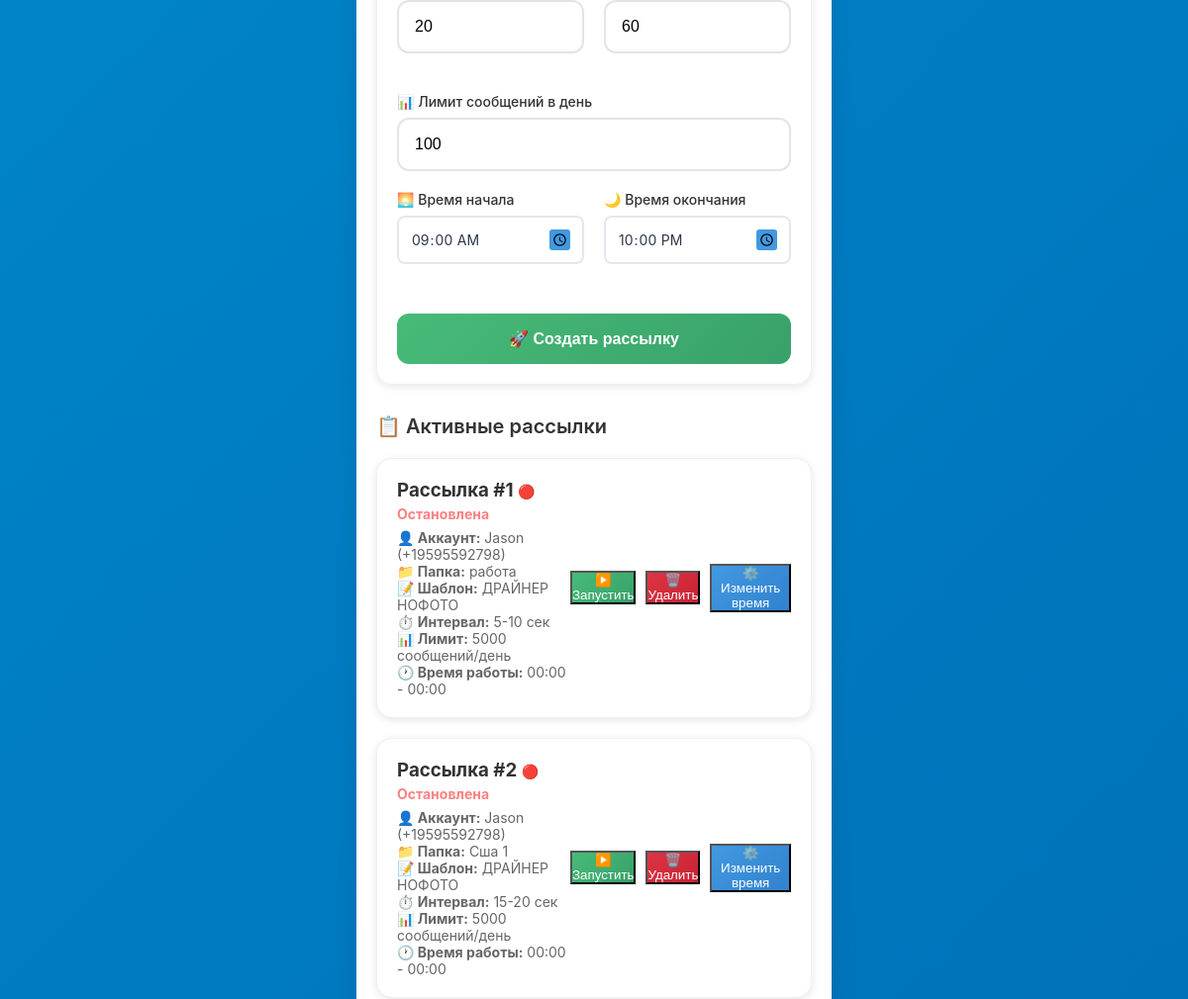
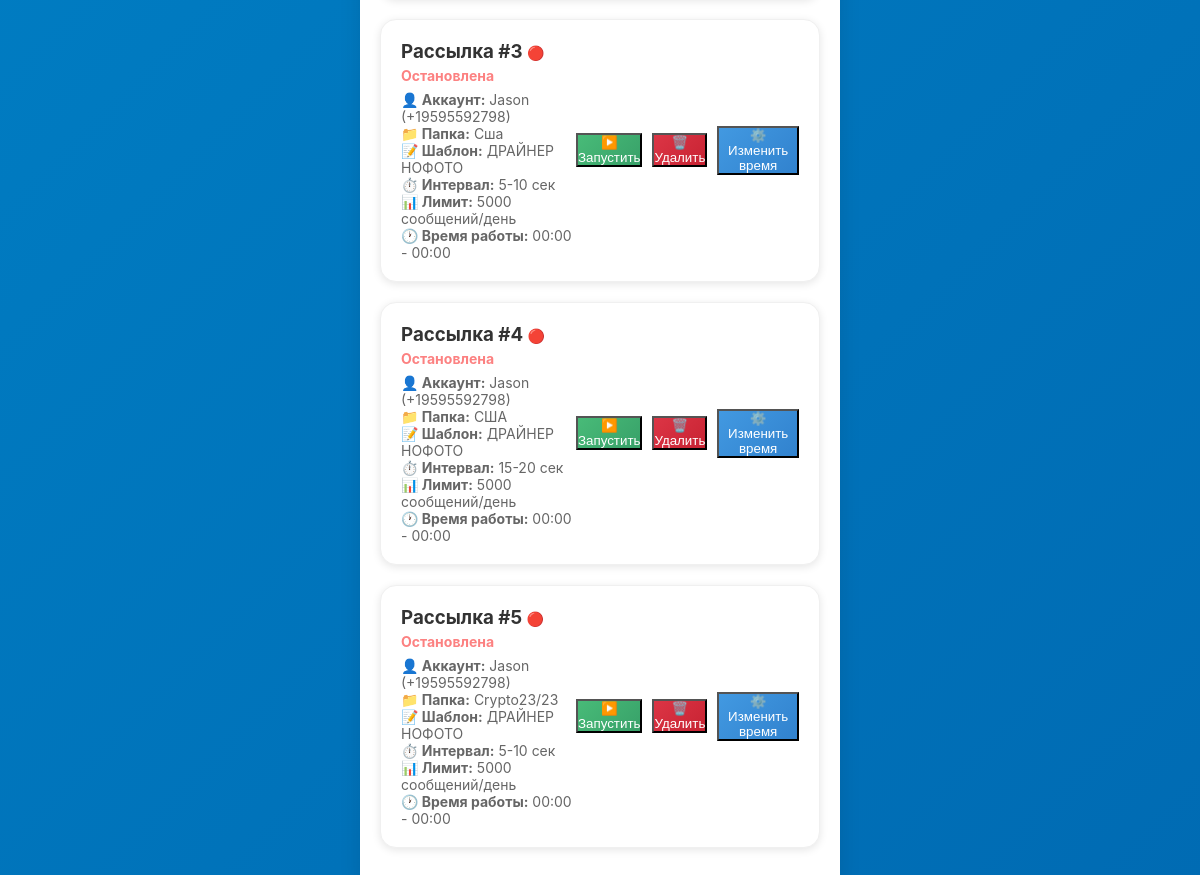
The page /launch (signed in, lower part) on the database as committed earlier (2 pictures, top to bottom).
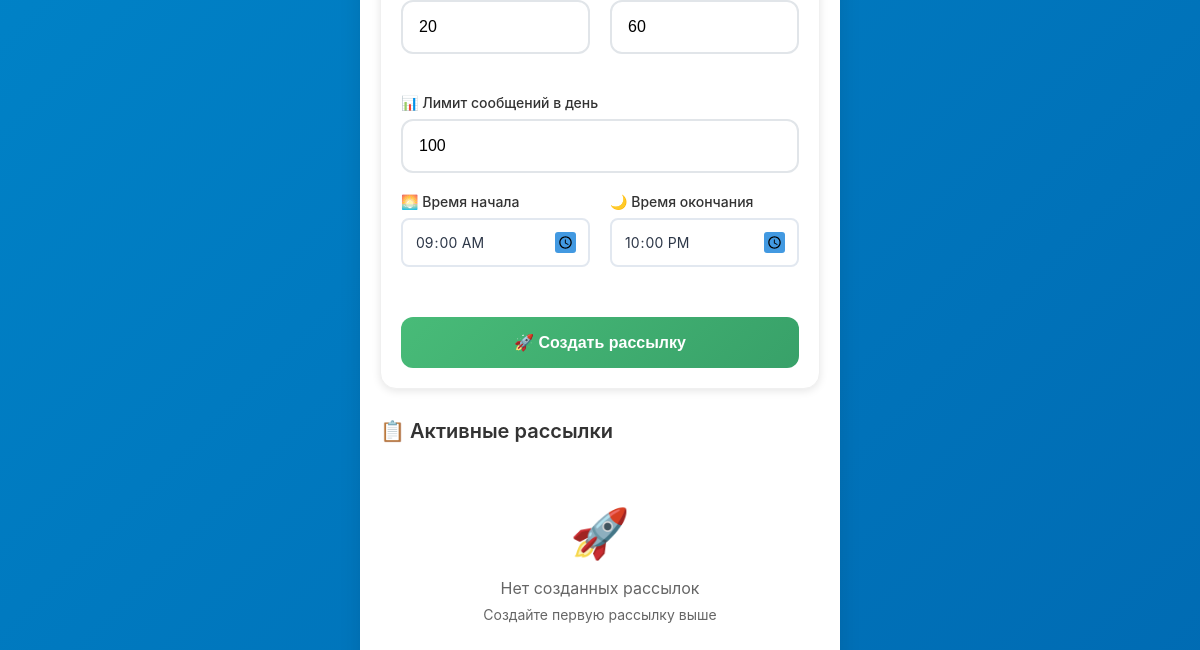
The same page on the database as committed later.
### app/db.py (models this page shows)
class Job(SQLModel, table=True):
    id: Optional[int] = Field(default=None, primary_key=True)
    account_id: int = Field(foreign_key="account.id")
    folder_id: int = Field(foreign_key="folder.id")
    template_id: int = Field(foreign_key="messagetemplate.id")
    min_interval: int = 20               # минимальная пауза (сек)
    max_interval: int = 60               # максимальная пауза (сек)
    daily_limit: int = 100               # сообщений в сутки
    active_from: time = time(9, 0, 0)    # начало активности
    active_to: time = time(22, 0, 0)     # конец активности
    is_running: bool = False             # активна ли задача
    created_at: datetime = Field(default_factory=datetime.utcnow)
    account: Account = Relationship(back_populates="jobs")
    template: MessageTemplate = Relationship(back_populates="jobs")
    folder: Folder = Relationship(back_populates="jobs")

class Account(SQLModel, table=True):
    id: Optional[int] = Field(default=None, primary_key=True)
    title: str                           # название аккаунта (для админа)
    phone: str                           # номер телефона аккаунта
    api_id: int                          # API ID из my.telegram.org
    api_hash: str                        # API Hash из my.telegram.org
    session_string: str                  # строка сессии (будет зашифрована)
    proxy_url: Optional[str] = None      # прокси (если нужен)
    is_active: bool = False              # статус подключения
    created_at: datetime = Field(default_factory=datetime.utcnow)
    jobs: List["Job"] = Relationship(back_populates="account")
    logs: List["Log"] = Relationship(back_populates="account")

class Folder(SQLModel, table=True):
    id: Optional[int] = Field(default=None, primary_key=True)
    account_id: int = Field(foreign_key="account.id")
    title: str                           # название папки
    chats_json: str                      # JSON-массив с ID чатов
    created_at: datetime = Field(default_factory=datetime.utcnow)
    jobs: List["Job"] = Relationship(back_populates="folder")

class MessageTemplate(SQLModel, table=True):
    id: Optional[int] = Field(default=None, primary_key=True)
    title: str
    variants_json: str                   # JSON-массив с вариантами сообщений
    media_path: Optional[str] = None     # путь к файлу (если есть медиа)
    created_at: datetime = Field(default_factory=datetime.utcnow)
    jobs: List["Job"] = Relationship(back_populates="template")

### app/routers.py (the view)
@router.get("/launch", response_class=HTMLResponse)
def list_jobs(request: Request, session: Session = Depends(get_session), auth: bool = Depends(check_auth)):
    jobs = session.exec(select(Job)).all()
    accounts = session.exec(select(Account)).all()
    folders = session.exec(select(Folder)).all()
    templates_list = session.exec(select(MessageTemplate)).all()
    return templates.TemplateResponse(
        "launch.html",
        {
            "request": request,
            "jobs": jobs,
            "accounts": accounts,
            "folders": folders,
            "templates_list": templates_list,
        },
    )

### app/templates/launch.html (shortened to what this page needs)
{% extends "base.html" %}
{% block content %}
<div class="content">
    <form method="post" action="/launch/create" id="jobForm" class="card" style="margin-bottom: 30px;">
        <div style="display: grid; grid-template-columns: 1fr 1fr; gap: 20px; margin-bottom: 20px;">
            <div class="form-group">
                <input type="number" name="min_interval" class="form-input" value="20" min="1" required>
            </div>
            <div class="form-group">
                <input type="number" name="max_interval" class="form-input" value="60" min="1" required>
            </div>
        </div>
        <div class="form-group">
            <label class="form-label">📊 Лимит сообщений в день</label>
            <input type="number" name="daily_limit" class="form-input" value="100" min="1" required>
        </div>
        <div style="display: grid; grid-template-columns: 1fr 1fr; gap: 20px; margin-bottom: 20px;">
            <div class="form-group">
                <label class="form-label">🌅 Время начала</label>
                <input type="time" name="active_from" class="form-input" value="09:00" required>
            </div>
            <div class="form-group">
                <label class="form-label">🌙 Время окончания</label>
                <input type="time" name="active_to" class="form-input" value="22:00" required>
            </div>
        </div>
        <button type="submit" class="btn" style="background: linear-gradient(135deg, #48bb78 0%, #38a169 100%); width: 100%;">
            🚀 Создать рассылку
        </button>
    </form>
    <div class="page-title">📋 Активные рассылки</div>
    {% if jobs %}
    {% for job in jobs %}
    <div class="card" style="margin-bottom: 20px;">
        <div style="display: flex; justify-content: space-between; align-items: center;">
            <div>
                <h3 style="margin: 0; color: #333;">
                    Рассылка #{{ job.id }}
                    {% if job.is_running %}
                    <span style="color: #48bb78; font-size: 14px;">🟢 Активна</span>
                    {% else %}
                    <span style="color: #fc8181; font-size: 14px;">🔴 Остановлена</span>
                    {% endif %}
                </h3>
                <div style="color: #666; font-size: 14px; margin-top: 5px;">
                    <p><strong>👤 Аккаунт:</strong> {{ job.account.title }} ({{ job.account.phone }})</p>
                    <p><strong>📁 Папка:</strong> {{ job.folder.title }}</p>
                    <p><strong>📝 Шаблон:</strong> {{ job.template.title }}</p>
                    <p><strong>⏱️ Интервал:</strong> {{ job.min_interval }}-{{ job.max_interval }} сек</p>
                    <p><strong>📊 Лимит:</strong> {{ job.daily_limit }} сообщений/день</p>
                    <p><strong>🕐 Время работы:</strong> {{ job.active_from.strftime('%H:%M') }} - {{ job.active_to.strftime('%H:%M') }}</p>
                </div>
            </div>
            <div style="display: flex; gap: 10px; align-items: center;">
                {% if job.is_running %}
                <form method="post" action="/launch/stop/{{ job.id }}" style="display: inline;">
                    <button type="submit" class="btn-sm" style="background: linear-gradient(135deg, #fc8181 0%, #f56565 100%); color: white;">
                        ⏹️ Остановить
                    </button>
                </form>
                {% else %}
                <form method="post" action="/launch/start/{{ job.id }}" style="display: inline;">
                    <button type="submit" class="btn-sm" style="background: linear-gradient(135deg, #48bb78 0%, #38a169 100%); color: white;">
                        ▶️ Запустить
                    </button>
                </form>
                {% endif %}
                <form method="post" action="/launch/delete/{{ job.id }}" style="display: inline;"
                      onsubmit="return confirm('Удалить рассылку #{{ job.id }}?')">
                    <button type="submit" class="btn-sm" style="background: linear-gradient(135deg, #dc3545 0%, #c82333 100%); color: white;">
                        🗑️ Удалить
                    </button>
                </form>
                <button onclick="editJob({{ job.id }}, '{{ job.active_from.strftime('%H:%M') }}', '{{ job.active_to.strftime('%H:%M') }}', {{ job.min_interval }}, {{ job.max_interval }}, {{ job.daily_limit }})"
                        class="btn-sm" style="background: linear-gradient(135deg, #4299e1 0%, #3182ce 100%); color: white;">
                    ⚙️ Изменить время
                </button>
            </div>
        </div>
    </div>
    {% endfor %}
    {% else %}
    <div style="text-align: center; color: #666; padding: 40px 20px;">
        <div style="font-size: 48px; margin-bottom: 16px;">🚀</div>
        <p>Нет созданных рассылок</p>
        <p style="font-size: 14px; margin-top: 8px;">Создайте первую рассылку выше</p>
    </div>
    {% endif %}
</div>
{% endblock %}

### app/templates/base.html (shortened to what this page needs)
<!DOCTYPE html>
<html lang="ru">
<head>
</head>
<body>
    <div class="container">
        {% block content %}{% endblock %}
    </div>
</body>
</html>

### app/templates/base.html (style rules this page uses)
* { margin: 0; padding: 0; box-sizing: border-box; -webkit-tap-highlight-color: transparent; }
body { font-family: -apple-system, BlinkMacSystemFont, 'Segoe UI', Roboto, 'Helvetica Neue', Arial, sans-serif; background: linear-gradient(135deg, #0088cc 0%, #006bb3 100%); min-height: 100vh; color: #333; overflow-x: hidden; }
.container { max-width: 480px; margin: 0 auto; min-height: 100vh; background: #fff; position: relative; box-shadow: 0 0 20px rgba(0,0,0,0.1); }
.content { padding: 20px; min-height: calc(100vh - 200px); }
.page-title { font-size: 20px; font-weight: 600; color: #333; margin-bottom: 20px; display: flex; align-items: center; gap: 8px; }
.form-group { margin-bottom: 20px; }
.form-label { display: block; font-weight: 500; color: #333; margin-bottom: 8px; font-size: 14px; }
.form-input { width: 100%; padding: 16px; border: 2px solid #e1e5e9; border-radius: 12px; font-size: 16px; transition: all 0.3s ease; background: #fff; }
.btn { width: 100%; padding: 16px; background: linear-gradient(135deg, #0088cc 0%, #006bb3 100%); color: white; border: none; border-radius: 12px; font-size: 16px; font-weight: 600; cursor: pointer; transition: all 0.3s ease; margin-top: 10px; }
.card { background: #fff; border-radius: 16px; padding: 20px; margin-bottom: 16px; box-shadow: 0 2px 8px rgba(0,0,0,0.1); border: 1px solid #f0f0f0; }

### app/templates/launch.html (style rules this page uses)
input[type="time"] { -webkit-appearance: none; -moz-appearance: textfield; appearance: none; background: white; border: 2px solid #e2e8f0; border-radius: 8px; padding: 12px; font-size: 14px; font-family: inherit; color: #2d3748; cursor: pointer; }

Rows that differ between the two databases and show on the page:
removed Job: id "1", is_running "🔴 Остановлена", account "Jason", account.phone "+19595592798", folder "работа", template "ДРАЙНЕР НОФОТО", min_interval "5", max_interval "10", daily_limit "5000", active_from "00:00", active_to "00:00"
removed Job: id "2", is_running "🔴 Остановлена", account "Jason", account.phone "+19595592798", folder "Сша 1", template "ДРАЙНЕР НОФОТО", min_interval "15", max_interval "20", daily_limit "5000", active_from "00:00", active_to "00:00"
removed Job: id "3", is_running "🔴 Остановлена", account "Jason", account.phone "+19595592798", folder "Сша", template "ДРАЙНЕР НОФОТО", min_interval "5", max_interval "10", daily_limit "5000", active_from "00:00", active_to "00:00"
removed Job: id "4", is_running "🔴 Остановлена", account "Jason", account.phone "+19595592798", folder "США", template "ДРАЙНЕР НОФОТО", min_interval "15", max_interval "20", daily_limit "5000", active_from "00:00", active_to "00:00"
removed Job: id "5", is_running "🔴 Остановлена", account "Jason", account.phone "+19595592798", folder "Crypto23/23", template "ДРАЙНЕР НОФОТО", min_interval "5", max_interval "10", daily_limit "5000", active_from "00:00", active_to "00:00"
Other text that changed with them:
text now shown: "🚀 Нет созданных рассылок Создайте первую рассылку выше"
